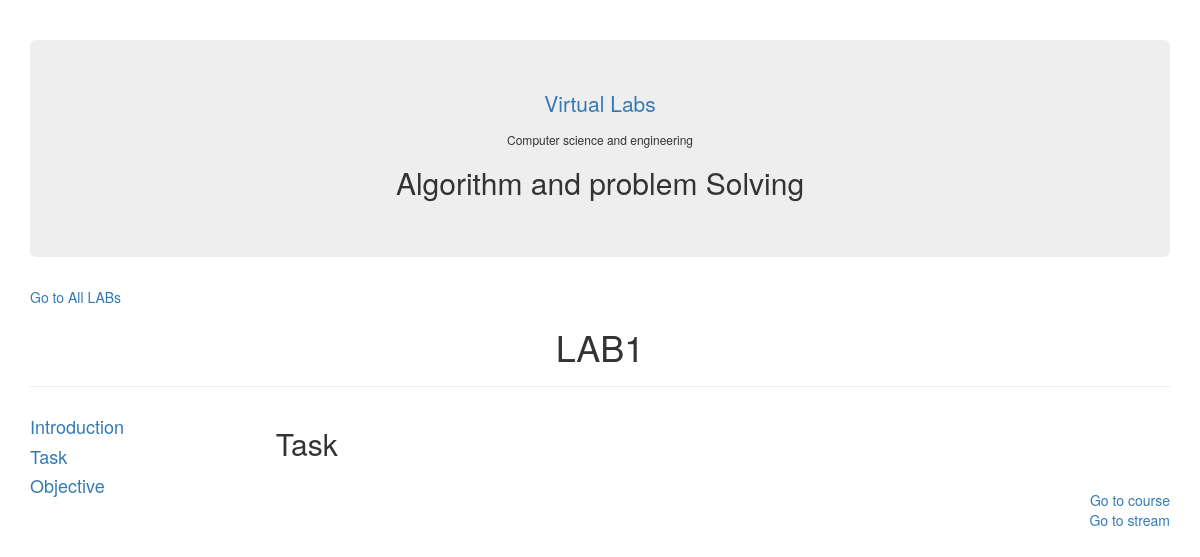
The app's page /task/LAB1, older data.
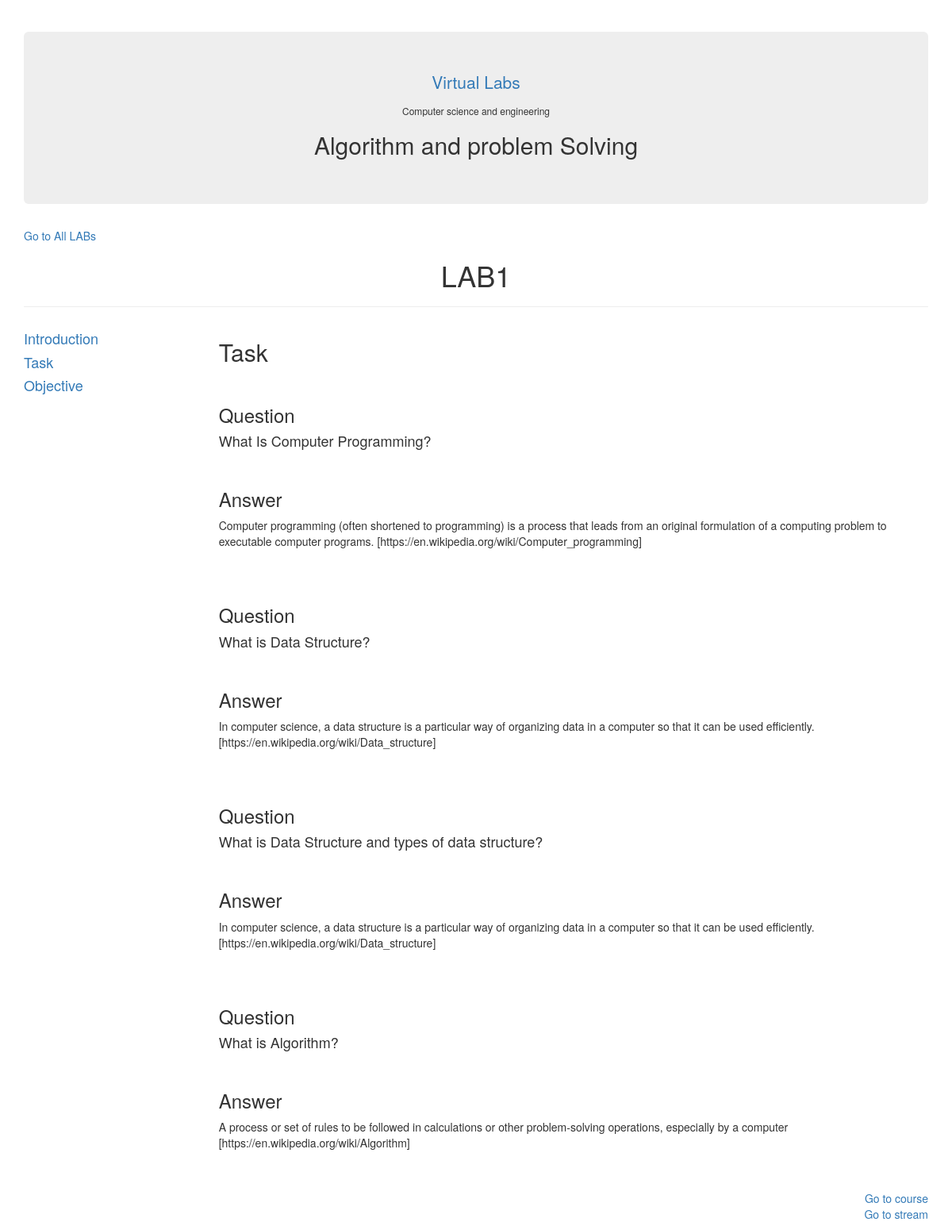
The same page, newer data.
### vlabs/models.py (models this page shows)
class Task(models.Model):
     labNo = models.ForeignKey(List_of_labs)
     Question = models.TextField()
     input = models.TextField()
     output = models.TextField()
     answer = models.TextField()

### vlabs/views.py (the view)
# urls.py: url(r'^task/(?P<name>[\S]+)/?$', views.task, name="task"),
def task(request,name):
    print(name)
    m = int(name[len(name)-1])
    lab = Task.objects.filter(labNo=m)
    return render(request, "vlabs/LAB.html", {"lab": lab, "labNo": name, "action":"task"})

### templates/vlabs/LAB.html (shortened to what this page needs)
<!DOCTYPE html>
<html lang="en" xmlns="http://www.w3.org/1999/html" xmlns="http://www.w3.org/1999/html">
<head>
  <link rel="stylesheet" href="https://maxcdn.bootstrapcdn.com/bootstrap/3.3.7/css/bootstrap.min.css">
</head>
</head>
<body>
<div class="container">
    <div class="page-header">
  <div class="jumbotron">
      <a href="/"  style="text-align: center"><p>Virtual Labs</p></a>
      <h6 style="text-align: center">Computer science and engineering</h6>
      <h2 style="text-align: center">Algorithm and problem Solving</h2>
</div>
        <a href="/list_of_labs">Go to All LABs</a>
        <h1 style="text-align: center">{{ labNo }}</h1>
    </div>
        <div>
            <div class="row">
        <div class="col-sm-6 col-lg-6 col-md-6 imgcntr container" style="width: 21%">
        <h4><a href="/list_of_labs/LAB1">Introduction</a></br></h4>
            <h4><a href={% url 'task' labNo %}>Task</a></br></h4>
            <h4><a href="{% url 'objective' labNo %}">Objective</a></br></h4>
        </div>
                <div class="col-sm-6 col-lg-6 col-md-6 imgcntr" style="width: 79%">
                    {% if action == "Introduction" %}
                    <h2>Introduction</h2>
                        <p>{{ lab.Introduction }}</p>
                    {% elif action == "task" %}
                           <h2>Task</h2></br>
                        {% for l in lab %}
                            <h3>Question</h3>
                        <h4>{{ l.Question }}</h4></br>
                            <h3>Answer</h3>
                            <p>{{ l.answer }}</p></br>
                        {% endfor %}
                    {% else %}
                    <h2>Objective</h2>
                        <p>{{ lab.objective }}</p>
                    {% endif %}
                <a href="/problemSolving" style="float: right">Go to course</a>
        <br>
        <a href="/stream" style="float: right">Go to stream</a>
                </div>
        </div>
        </div>
    </div>
</body>
</html>

Row changes from the older to the newer data that the page shows:
added Task: Question "What Is Computer Programming?", answer "Computer programming (often shortened to programming) is a process that leads from an original formulation of a computing problem to executable computer programs. [https://en.wikipedia.org/wiki/Computer_programming]"
added Task: Question "What is Data Structure?", answer "In computer science, a data structure is a particular way of organizing data in a computer so that it can be used efficiently. [https://en.wikipedia.org/wiki/Data_structure]"
added Task: Question "What is Data Structure and types of data structure?", answer "In computer science, a data structure is a particular way of organizing data in a computer so that it can be used efficiently. [https://en.wikipedia.org/wiki/Data_structure]"
added Task: Question "What is Algorithm?", answer "A process or set of rules to be followed in calculations or other problem-solving operations, especially by a computer [https://en.wikipedia.org/wiki/Algorithm]"
